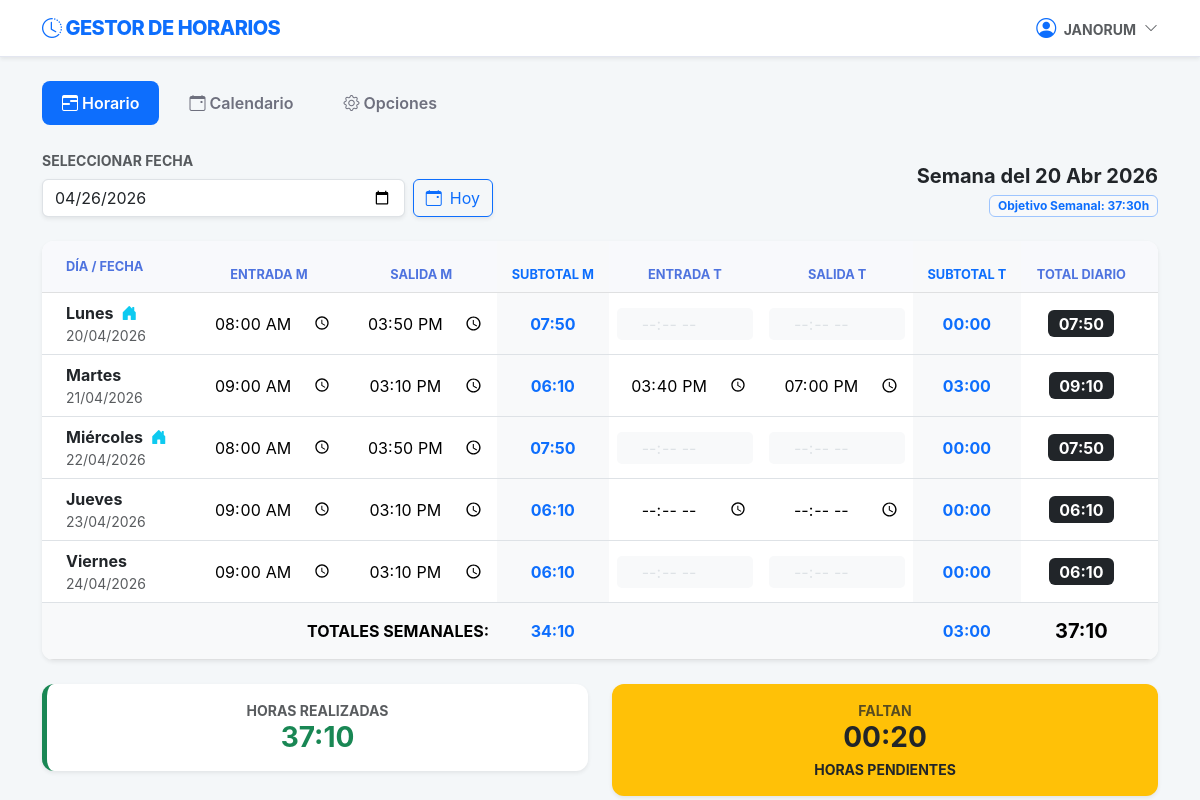
The app's page /horario/ (signed in) with its own data.
### apps/horario/models.py (models this page shows, shortened)
class RegistroDiario(models.Model):
    usuario = models.ForeignKey(User, on_delete=models.CASCADE, related_name='registros_diarios')
    fecha = models.DateField()
    m_in = models.TimeField(null=True, blank=True)
    m_out = models.TimeField(null=True, blank=True)
    t_in = models.TimeField(null=True, blank=True)
    t_out = models.TimeField(null=True, blank=True)
    categoria = models.CharField(max_length=50, null=True, blank=True)
    es_teletrabajo = models.BooleanField(default=False)
    es_periodo_especial = models.BooleanField(default=False)
    horas_m = models.FloatField(default=0.0)
    horas_t = models.FloatField(default=0.0)
    class Meta:
        ordering = ['-fecha']
        unique_together = ['usuario', 'fecha']

### apps/horario/views.py (the view)
# urls.py: path('', HorarioSemanalView.as_view(), name='ver_horario'),
class HorarioSemanalView(LoginRequiredMixin, View):
    template_name = 'horario/horario.html'
    FESTIVOS_NACIONALES = [
        (1, 1), (6, 1), (1, 5), (15, 8), (12, 10), (1, 11), (6, 12), (8, 12), (25, 12),
    ]
    def get(self, request, *args, **kwargs):
        fecha_str = request.GET.get('fecha')
        fecha_ref = datetime.strptime(fecha_str, '%Y-%m-%d').date() if fecha_str else date.today()
        datos_semana = HorarioService.obtener_datos_semana(fecha_ref, usuario=request.user)
        total_semanal_decimal = 0.0
        for dia in datos_semana.get('dias', []):
            fecha_dia = dia['fecha']
            reg = dia['reg']
            dia_semana_num = str(fecha_dia.isoweekday()) # "1" a "7"
            es_festivo_nacional = (fecha_dia.day, fecha_dia.month) in self.FESTIVOS_NACIONALES
            evento_calendario = EventoCalendario.objects.filter(usuario=request.user, fecha=fecha_dia).first()
            festivo_recurrente = FestivoEspecial.objects.filter(usuario=request.user, dia=fecha_dia.day, mes=fecha_dia.month).first()
            if es_festivo_nacional or evento_calendario or festivo_recurrente:
                config = self._obtener_config_por_fecha(request.user, fecha_dia)
                horas_festivo = getattr(config, 'horas_festivo', 7.5)
                horas_str = HorarioService.decimal_a_hhmm(horas_festivo)
                dia['es_festivo'] = True
                if evento_calendario:
                    dia['tipo_evento'] = evento_calendario.get_tipo_display()
                elif festivo_recurrente:
                    dia['tipo_evento'] = festivo_recurrente.nombre
                else:
                    dia['tipo_evento'] = "Festivo Nacional"
                dia['total_m_str'], dia['total_t_str'], dia['total_dia_str'] = horas_str, "00:00", horas_str
                dia['alertas'], dia['incumple'], dia['tiene_tarde'] = [], False, False
            else:
                dia['es_festivo'] = False
                config = self._obtener_config_por_fecha(request.user, fecha_dia)
                if isinstance(config, HorarioEspecial):
                    raw_dias = getattr(config, 'dias_obligatorios_tarde', "")
                else:
                    raw_dias = config.dias_obligatorios_tarde
                lista_tardes = [d.strip() for d in str(raw_dias).split(',') if d.strip()]
                dia['tiene_tarde'] = dia_semana_num in lista_tardes
                if not (reg.m_in or reg.m_out or reg.t_in or reg.t_out):
                    defaults = self._obtener_defaults(request.user, config, int(dia_semana_num))
                    if defaults:
                        reg.m_in, reg.m_out = defaults.m_in, defaults.m_out
                        reg.t_in, reg.t_out = defaults.t_in, defaults.t_out
                h_m, h_t = HorarioService.calcular_horas_reales(reg, config, fecha_dia)
                dia['alertas'], dia['incumple'] = self._validar_registro(reg, config, fecha_dia)
                dia['total_m_str'] = HorarioService.decimal_a_hhmm(h_m)
                dia['total_t_str'] = HorarioService.decimal_a_hhmm(h_t)
                dia['total_dia_str'] = HorarioService.decimal_a_hhmm(h_m + h_t)
                dia['config_nombre'] = config.nombre if isinstance(config, HorarioEspecial) else "Horario Base"
            total_semanal_decimal += HorarioService.hhmm_a_decimal(dia['total_dia_str'])
        objetivo = HorarioService.obtener_objetivo_semanal(request.user)
        datos_semana['totales_semanales']['total'] = HorarioService.decimal_a_hhmm(total_semanal_decimal)
        datos_semana['faltan_str'] = HorarioService.decimal_a_hhmm(max(0, objetivo - total_semanal_decimal))
        datos_semana['cumple'] = total_semanal_decimal >= objetivo
        context = {
            **datos_semana,
            'fecha_ref': fecha_ref,
            'fecha_hoy': date.today(),
            'config': ConfiguracionHorario.objects.get_or_create(usuario=request.user)[0],
        }
        return render(request, self.template_name, context)
    def _validar_registro(self, reg, config, fecha):
        alertas = []
        incumple = False
        if not reg.m_in or not reg.m_out: return alertas, incumple
        mi, mo = HorarioService.hhmm_a_decimal(reg.m_in), HorarioService.hhmm_a_decimal(reg.m_out)
        if mi > HorarioService.hhmm_a_decimal(config.oblig_manana_in):
            alertas.append(f"Entrada tardía ({config.oblig_manana_in})"); incumple = True
        if mo < HorarioService.hhmm_a_decimal(config.oblig_manana_out):
            alertas.append(f"Salida temprana ({config.oblig_manana_out})"); incumple = True
        return alertas, incumple
    def _obtener_config_por_fecha(self, usuario, fecha):
        especiales = HorarioEspecial.objects.filter(usuario=usuario)
        for esp in especiales:
            inicio, fin = date(fecha.year, esp.mes_inicio, esp.dia_inicio), date(fecha.year, esp.mes_fin, esp.dia_fin)
            if (inicio <= fin and inicio <= fecha <= fin) or (inicio > fin and (fecha >= inicio or fecha <= fin)):
                return esp
        return ConfiguracionHorario.objects.get_or_create(usuario=usuario)[0]
    def _obtener_defaults(self, usuario, config, dia_sem):
        if isinstance(config, HorarioEspecial):
            return DiaHorarioEspecial.objects.filter(periodo=config, dia_semana=dia_sem).first()
        return HorarioDefecto.objects.filter(usuario=usuario, dia_semana=dia_sem).first()

### apps/horario/templates/horario/horario.html (shortened to what this page needs)
{% extends "base.html" %}
{% block content %}
<div class="row mb-4 align-items-end">
    <div class="col-md-5">
        <label class="form-label small fw-bold text-muted text-uppercase">Seleccionar Fecha</label>
        <form id="form-fecha" method="GET" class="d-flex gap-2">
            <input type="date" name="fecha" id="input-fecha" class="form-control shadow-sm"
                   value="{{ fecha_ref|date:'Y-m-d' }}" onchange="this.form.submit()">
            <a href="?fecha={{ fecha_hoy|date:'Y-m-d' }}" class="btn btn-outline-primary shadow-sm d-flex align-items-center" title="Ir a hoy">
                <i class="bi bi-calendar-event me-2"></i> Hoy
            </a>
        </form>
    </div>
    <div class="col-md-7 text-end">
        <h5 class="fw-bold text-dark mb-1">Semana del {{ lunes|date:"d M Y" }}</h5>
        <span class="badge bg-light text-primary border border-primary-subtle">Objetivo Semanal: <span id="val-objetivo">{{ obj_sem_str }}</span>h</span>
    </div>
</div>
<div class="row">
    <div class="col-12">
        <div class="card shadow-sm border-0 overflow-hidden">
            <div class="table-responsive">
                <table class="table mb-0 align-middle text-center" id="tabla-horarios">
                    <thead class="table-light">
                        <tr>
                            <th class="text-start ps-4 py-3">Día / Fecha</th>
                            <th>Entrada M</th><th>Salida M</th>
                            <th class="bg-light text-primary">Subtotal M</th>
                            <th>Entrada T</th><th>Salida T</th>
                            <th class="bg-light text-primary">Subtotal T</th>
                            <th class="pe-4">Total Diario</th>
                        </tr>
                    </thead>
                    <tbody>
                        {% for item in dias %}
                        <tr class="row-dia {% if item.es_festivo %}fila-festivo{% endif %}"
                            data-fecha="{{ item.fecha|date:'Y-m-d' }}"
                            data-nombre="{{ item.nombre }}"
                            data-festivo="{{ item.es_festivo|yesno:'true,false' }}"
                            data-teletrabajo="{{ item.es_teletrabajo|yesno:'true,false' }}"
                            data-tiene-tarde="{{ item.tiene_tarde|yesno:'true,false' }}">
                            <td class="text-start ps-4">
                                <div class="fw-bold text-dark">{{ item.nombre }}
                                    {% if item.es_teletrabajo %}<i class="bi bi-house-door-fill text-info ms-1" title="Teletrabajo"></i>{% endif %}
                                </div>
                                <div class="small text-muted">{{ item.fecha|date:"d/m/Y" }}</div>
                            </td>
                            {% if item.es_festivo %}
                                <td colspan="2" class="text-muted small italic">Festivo / Evento</td>
                                <td class="bg-light fw-bold text-primary celda-valor-festivo">{{ item.total_m_str }}</td>
                                <td colspan="2" class="text-muted small">-</td>
                                <td class="bg-light fw-bold text-primary">00:00</td>
                            {% else %}
                                <td><input type="time" name="m_in" class="time-input input-val w-100 text-center border-0 bg-transparent" value="{{ item.reg.m_in|time:'H:i' }}"></td>
                                <td><input type="time" name="m_out" class="time-input input-val w-100 text-center border-0 bg-transparent" value="{{ item.reg.m_out|time:'H:i' }}"></td>
                                <td class="bg-light fw-bold text-primary subtotal-m-celda">00:00</td>
                                <td>
                                    <input type="time" name="t_in" class="time-input input-val w-100 text-center border-0 {% if not item.tiene_tarde %}input-disabled{% else %}bg-transparent{% endif %}"
                                           value="{{ item.reg.t_in|time:'H:i' }}" {% if not item.tiene_tarde %}disabled{% endif %}>
                                </td>
                                <td>
                                    <input type="time" name="t_out" class="time-input input-val w-100 text-center border-0 {% if not item.tiene_tarde %}input-disabled{% else %}bg-transparent{% endif %}"
                                           value="{{ item.reg.t_out|time:'H:i' }}" {% if not item.tiene_tarde %}disabled{% endif %}>
                                </td>
                                <td class="bg-light fw-bold text-primary subtotal-t-celda">00:00</td>
                            {% endif %}
                            <td class="pe-4">
                                <span class="badge bg-dark fs-6 total-dia-celda">00:00</span>
                            </td>
                        </tr>
                        {% endfor %}
                    </tbody>
                    <tfoot class="table-light border-top">
                        <tr class="fw-bold text-dark">
                            <td colspan="3" class="text-end py-3">TOTALES SEMANALES:</td>
                            <td class="text-primary" id="footer-total-m">00:00</td>
                            <td colspan="2"></td>
                            <td class="text-primary" id="footer-total-t">00:00</td>
                            <td class="pe-4 fs-5" id="footer-total-gen">00:00</td>
                        </tr>
                    </tfoot>
                </table>
            </div>
        </div>
        <div class="row mt-4">
            <div class="col-md-6">
                <div class="card p-3 border-start border-success border-5 shadow-sm text-center">
                    <small class="text-muted text-uppercase fw-bold">Horas Realizadas</small>
                    <div class="h3 fw-bold mb-0 text-success" id="kpi-realizado">00:00</div>
                </div>
            </div>
            <div class="col-md-6">
                <div id="kpi-status-card" class="card p-3 shadow-sm border-0 text-center h-100 d-flex flex-column justify-content-center transition-all">
                    <small id="kpi-label-dif" class="text-uppercase fw-bold opacity-75">Diferencia</small>
                    <div class="h3 fw-bold mb-0" id="kpi-diferencia">00:00</div>
                    <div class="small fw-bold text-uppercase mt-1" id="kpi-status-text">HORAS PENDIENTES</div>
                </div>
            </div>
        </div>
    </div>
</div>
{% endblock %}

### templates/base.html (shortened to what this page needs)
<!DOCTYPE html>
<html lang="es">
<head>
    <link href="https://cdn.jsdelivr.net/npm/bootstrap@5.3.0/dist/css/bootstrap.min.css" rel="stylesheet">
    <link rel="stylesheet" href="https://cdn.jsdelivr.net/npm/bootstrap-icons@1.11.0/font/bootstrap-icons.css">
</head>
<body>
<nav class="navbar navbar-expand-lg navbar-light mb-4 shadow-sm">
    <div class="container">
        <a class="navbar-brand" href="{% if user.is_authenticated %}{% url 'horario:ver_horario' %}{% else %}{% url 'login' %}{% endif %}">
            <i class="bi bi-clock-history"></i> GESTOR DE HORARIOS
        </a>
        <div class="ms-auto d-flex align-items-center">
            {% if user.is_authenticated %}
                <div class="dropdown user-dropdown">
                    <a class="dropdown-toggle d-flex align-items-center text-muted" id="userMenu" data-bs-toggle="dropdown" aria-expanded="false">
                        <span class="small fw-bold text-uppercase me-2">
                            <i class="bi bi-person-circle text-primary fs-5 me-1"></i> {{ user.username }}
                        </span>
                        <i class="bi bi-chevron-down small"></i>
                    </a>
                </div>
            {% else %}
                <a href="{% url 'login' %}" class="btn btn-sm btn-primary fw-bold px-4">ENTRAR</a>
            {% endif %}
        </div>
    </div>
</nav>
<div class="container">
    {% if user.is_authenticated %}
    <ul class="nav nav-tabs mb-4" id="mainTabs">
        <li class="nav-item">
            <a class="nav-link {% if request.resolver_match.app_name == 'horario' %}active{% endif %}"
               href="{% url 'horario:ver_horario' %}">
               <i class="bi bi-calendar3-range"></i> Horario
            </a>
        </li>
        <li class="nav-item">
            <a class="nav-link {% if request.resolver_match.app_name == 'calendario' %}active{% endif %}"
               href="{% url 'calendario:ver_calendario' %}">
               <i class="bi bi-calendar-event"></i> Calendario
            </a>
        </li>
        <li class="nav-item">
            <a class="nav-link {% if request.resolver_match.app_name == 'opciones' and request.resolver_match.url_name != 'perfil' %}active{% endif %}"
               href="{% url 'opciones:main' %}">
                <i class="bi bi-gear"></i> Opciones
            </a>
        </li>
    </ul>
    {% endif %}
    {% block content %}{% endblock %}
</div>
</body>
</html>

### records on screen
RegistroDiario: nombre "Lunes", fecha "20/04/2026", m_in "08:00", m_out "15:50"
RegistroDiario: nombre "Martes", fecha "21/04/2026", m_in "09:00", m_out "15:10", t_in "15:40", t_out "19:00"
RegistroDiario: nombre "Miércoles", fecha "22/04/2026", m_in "08:00", m_out "15:50"
RegistroDiario: nombre "Jueves", fecha "23/04/2026", m_in "09:00", m_out "15:10"
RegistroDiario: nombre "Viernes", fecha "24/04/2026", m_in "09:00", m_out "15:10"

### other values on screen
{{ user.username }} "JANORUM"
{{ lunes|date:"d M Y" }} "20 Abr 2026"
{{ obj_sem_str }} "37:30"
